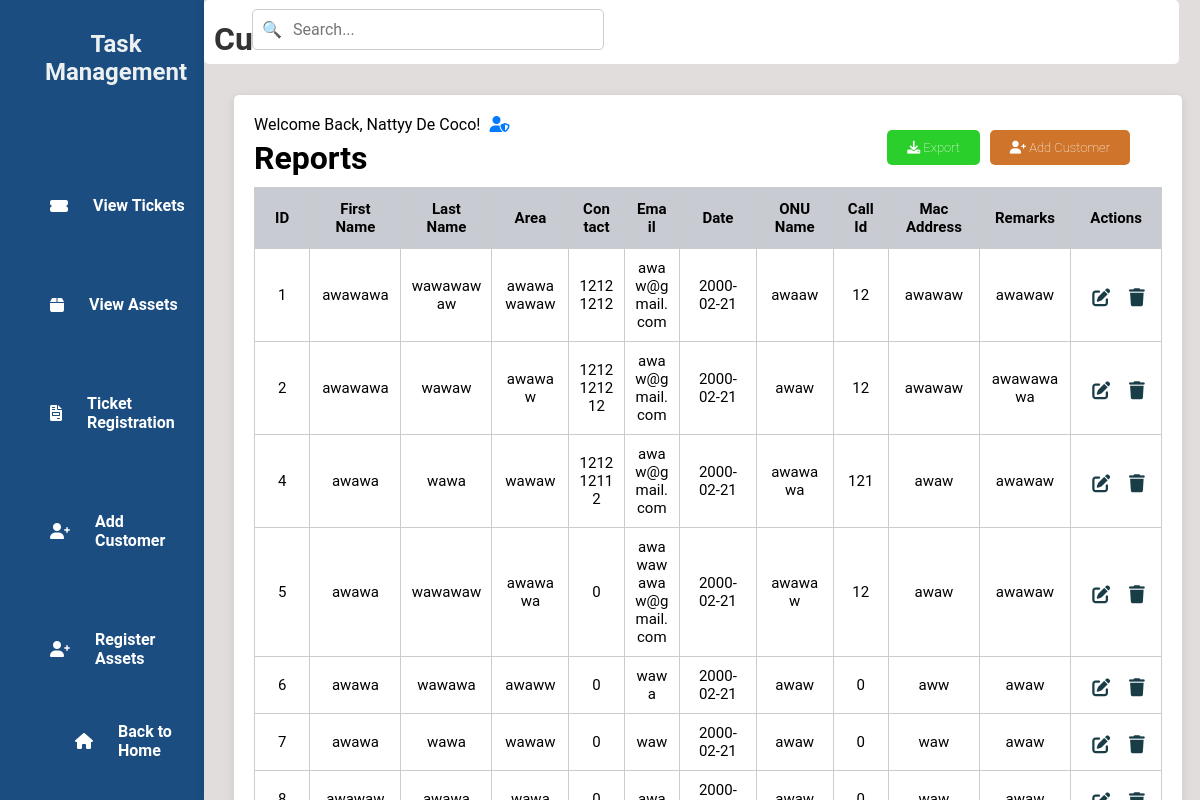
/customersT.php (signed in), run on the app's committed database.
### tables this page shows
CREATE TABLE `tbl_user` (
  `u_id` int(50) NOT NULL,
  `u_fname` varchar(200) NOT NULL,
  `u_lname` varchar(200) NOT NULL,
  `u_email` varchar(200) NOT NULL,
  `u_username` varchar(200) NOT NULL,
  `u_password` varchar(200) NOT NULL,
  `u_type` varchar(200) NOT NULL,
  `u_status` varchar(200) NOT NULL
);

CREATE TABLE `tbl_customer` (
  `c_id` int(50) NOT NULL,
  `c_fname` varchar(200) NOT NULL,
  `c_lname` varchar(200) NOT NULL,
  `c_area` varchar(200) NOT NULL,
  `c_contact` int(50) NOT NULL,
  `c_email` varchar(200) NOT NULL,
  `c_date` date NOT NULL,
  `c_onu` varchar(200) NOT NULL,
  `c_caller` int(50) NOT NULL,
  `c_address` varchar(200) NOT NULL,
  `c_rem` varchar(200) NOT NULL
);

### customersT.php (the view, shortened to what this page needs)
<?php
include 'db.php';
$firstName = '';
$userType = '';
if ($conn) {
    $sqlUser = "SELECT u_fname, u_type FROM tbl_user WHERE u_username = ?";
    $stmt = $conn->prepare($sqlUser);
    $stmt->bind_param("s", $_SESSION['username']);
    $stmt->execute();
    $resultUser = $stmt->get_result();
    if ($resultUser->num_rows > 0) {
        $row = $resultUser->fetch_assoc();
        $firstName = $row['u_fname'];
        $userType = $row['u_type'];
    }
    $limit = 10;
    $page = isset($_GET['page']) ? (int)$_GET['page'] : 1;
    $offset = ($page - 1) * $limit;
    $sql = "SELECT c_id, c_fname, c_lname, c_area, c_contact, c_email, c_date, c_onu, c_caller, c_address, c_rem
            FROM tbl_customer LIMIT ?, ?";
    $stmt = $conn->prepare($sql);
    $stmt->bind_param("ii", $offset, $limit);
    $stmt->execute();
    $result = $stmt->get_result();
} else {
    echo "Database connection failed.";
    exit();
}
?>
<!DOCTYPE html>
<html lang="en">
<head>
    <link rel="stylesheet" href="customerT.css">
    <link rel="stylesheet" href="https://cdnjs.cloudflare.com/ajax/libs/font-awesome/6.0.0-beta3/css/all.min.css">
</head>
<body>
<div class="wrapper">
    <div class="sidebar">
        <h2>Task Management</h2>
        <ul>
            <li><a href="staffD.php"><i class="fas fa-ticket-alt"></i> View Tickets</a></li>
            <li><a href="assetsT.php"><i class="fas fa-box"></i> View Assets</a></li>
            <li><a href="createTickets.php"><i class="fas fa-file-invoice"></i> Ticket Registration</a></li>
            <li><a href="addC.php"><i class="fas fa-user-plus"></i> Add Customer</a></li>
            <li><a href="portal.php"><i class="fas fa-user-plus"></i> Register Assets</a></li>
        </ul>
        <footer>
            <a href="index.php" class="back-home"><i class="fas fa-home"></i> Back to Home</a>
        </footer>
    </div>
    <div class="container">
        <div class="upper">
            <h1>Customers Info</h1>
        </div>
        <div class="search-container">
            <input type="text" class="search-bar" placeholder="Search...">
            <span class="search-icon">🔍</span>
        </div>
        <div class="table-box">
            <?php if ($userType === 'staff'): ?>
                <div class="username">
                    Welcome Back, <?php echo htmlspecialchars($firstName); ?>!
                    <i class="fas fa-user-shield admin-icon"></i>
                </div>
            <?php endif; ?>
            <h2>Reports</h2>
            <a href="addC.php" class="add-btn"><i class="fas fa-user-plus"></i> Add Customer</a>
            <a href="export.php" class="export-btn"><i class="fas fa-download"></i> Export</a>
            <table>
                <thead>
                    <tr>
                        <th>ID</th>
                        <th>First Name</th>
                        <th>Last Name</th>
                        <th>Area</th>
                        <th>Contact</th>
                        <th>Email</th>
                        <th>Date</th>
                        <th>ONU Name</th>
                        <th>Call Id</th>
                        <th>Mac Address</th>
                        <th>Remarks</th>
                        <th>Actions</th>
                    </tr>
                </thead>
                <tbody>
                    <?php
                    if ($result->num_rows > 0) {
                        while ($row = $result->fetch_assoc()) {
                            echo "<tr>
                                    <td>{$row['c_id']}</td>
                                    <td>{$row['c_fname']}</td>
                                    <td>{$row['c_lname']}</td>
                                    <td>{$row['c_area']}</td>
                                    <td>{$row['c_contact']}</td>
                                    <td>{$row['c_email']}</td>
                                    <td>{$row['c_date']}</td>
                                    <td>{$row['c_onu']}</td>
                                    <td>{$row['c_caller']}</td>
                                    <td>{$row['c_address']}</td>
                                    <td>{$row['c_rem']}</td>
                                    <td>
                                        <a href='editC.php?id={$row['c_id']}'><i class='fas fa-edit'></i></a>
                                        <a href='deleteC.php?id={$row['c_id']}'><i class='fas fa-trash'></i></a>
                                    </td>
                                  </tr>";
                        }
                    } else {
                        echo "<tr><td colspan='12'>No customers found.</td></tr>";
                    }
                    ?>
                </tbody>
            </table>
        </div>
    </div>
</div>
</body>
</html>

### customerT.css (style rules this page uses)
* { margin: 0; padding: 0; font-family: 'Roboto', sans-serif; }
body { min-height: 100vh; display: flex; align-items: center; background-color: #2d3250; }
.container { width: 85%; margin-left: 17%; padding: 20px; background-color: #e2dddd; box-shadow: 0 2px 10px rgba(0, 0, 0, 0.1); position: relative; }
.table-box { margin-top: -70px; width: 95%; padding: 20px; margin-right: 10px; margin-left: 10px; border-radius: 5px; background-color: #ffffff; box-shadow: 0 2px 10px rgba(0, 0, 0, 0.1); height: auto; overflow: hidden; }
th { position: sticky; top: 0; background-color: #f2f2f2; z-index: 10; padding: 10px; border: 1px solid #ddd; }
.table-box h2 { text-align: left; margin-top: 5px; font-size: 2rem; }
.container .upper { border-radius: 5px; margin-top: -20px; margin-left: -20px; width: 102%; height: 8vh; background-color: #ffffff; }
.upper h1 { padding-top: 20px; padding-left: 10px; text-align: left; color: #333; }
.wrapper { display: flex; height: 100vh; overflow: hidden; }
.sidebar { width: 16%; background-color: #1b4d80; padding: 20px; border-right: 1px solid #ccc; height: 100vh; position: fixed; }
.sidebar h2 { margin-top: 10px; text-align: center; color: #ecf0f1; }
.sidebar ul { list-style-type: none; padding: 0; margin-top: 100px; margin-left: 15px; margin-bottom: 30px; }
.sidebar li { margin: 60px 0; }
.sidebar a { display: flex; align-items: center; text-decoration: none; color: #ffffff; padding: 10px 15px; transition: background-color 0.3s; }
footer a { margin-bottom: 50px; }
.sidebar a i { margin-right: 25px; }
.back-home { position: absolute; bottom: 20px; left: 60px; color: #ecf0f1; text-decoration: none; display: flex; align-items: center; }
table { width: 100%; border-collapse: collapse; margin-top: 10px; table-layout: fixed; }
th, td { border: 1px solid #ccc; padding: 12px; text-align: center; font-size: 15px; white-space: normal; overflow: hidden; word-wrap: break-word; min-height: 40px; }
tr { border-bottom: 1px solid #ddd; }
td { padding: 10px; }
tr:nth-child(even) { background-color: #ffffff; }
tr:nth-child(odd) { background-color: #ffffff; }
th { background-color: #c8cbd1; color: rgb(0, 0, 0); position: sticky; top: 0; z-index: 10; }
th:nth-child(1), td:nth-child(1) { width: 5%; }
th:nth-child(2), td:nth-child(2) { width: 10%; }
th:nth-child(3), td:nth-child(3) { width: 10%; }
th:nth-child(4), td:nth-child(4) { width: 8%; }
th:nth-child(5), td:nth-child(5) { width: 5%; }
th:nth-child(6), td:nth-child(6) { width: 5%; }
th:nth-child(7), td:nth-child(7) { width: 8%; }
th:nth-child(8), td:nth-child(8) { width: 8%; }
th:nth-child(9) { width: 5%; }
th:nth-child(10), td:nth-child(10) { width: 10%; }
th:nth-child(11), td:nth-child(11) { width: 10%; }
th:nth-child(12), td:nth-child(12) { width: 10%; }
td a { text-decoration: none; color: #4CAF50; margin-right: 10px; }
th { background-color: #c8cbd1; color: rgb(0, 0, 0); }
a { display: inline-block; margin-top: 15px; text-decoration: none; color: #4CAF50; font-weight: bold; }
.add-btn { display: inline-block; background-color: #cf752b; color: white; padding: 10px 20px; border-radius: 5px; text-decoration: none; font-size: 13px; font-weight: lighter; transition: 0.3s; position: absolute; right: 70px; }
.export-btn { display: inline-block; background-color: #2bcf2b; color: white; padding: 10px 20px; border-radius: 5px; text-decoration: none; font-size: 13px; font-weight: lighter; transition: 0.3s; position: absolute; right: 220px; }
.table-box table a { font-size: 18px; color: #193d46; display: inline-flex; align-items: center; margin-right: 5px; margin-left: 10px; transition: color 0.3s; text-align: center; margin-top: 5px; }
.table-box a i { justify-content: center; }
.admin-icon { margin-left: 5px; color: #007bff; }
.search-container { position: relative; width: 300px; margin: 20px auto; top: -95px; }
.search-bar { width: 100%; padding: 10px 10px 10px 40px; border: 1px solid #ccc; border-radius: 5px; font-size: 16px; margin-left: -100%; margin-top: 20px; }
.search-icon { position: absolute; left: 10px; top: 65%; transform: translateY(-50%); color: #aaa; pointer-events: none; z-index: 1; margin-left: -100%; }

### customersT.php (style rules this page uses)
.table-box { display: flex; flex-direction: column; }
.table-box table { flex-grow: 1; margin-bottom: 10px; }

### data on the page
tbl_user: u_fname "Nattyy De Coco"
tbl_customer: c_id "1", c_fname "awawawa", c_lname "wawawawaw", c_area "awawawawaw", c_contact "12121212", c_email "awaw@gmail.com", c_date "2000-02-21", c_onu "awaaw", c_caller "12", c_address "awawaw", c_rem "awawaw"
tbl_customer: c_id "2", c_fname "awawawa", c_lname "wawaw", c_area "awawaw", c_contact "1212121212", c_email "awaw@gmail.com", c_date "2000-02-21", c_onu "awaw", c_caller "12", c_address "awawaw", c_rem "awawawawa"
tbl_customer: c_id "4", c_fname "awawa", c_lname "wawa", c_area "wawaw", c_contact "121212112", c_email "awaw@gmail.com", c_date "2000-02-21", c_onu "awawawa", c_caller "121", c_address "awaw", c_rem "awawaw"
tbl_customer: c_id "5", c_fname "awawa", c_lname "wawawaw", c_area "awawawa", c_contact "0", c_email "awawawawaw@gmail.com", c_date "2000-02-21", c_onu "awawaw", c_caller "12", c_address "awaw", c_rem "awawaw"
tbl_customer: c_id "6", c_fname "awawa", c_lname "wawawa", c_area "awaww", c_contact "0", c_email "wawa", c_date "2000-02-21", c_onu "awaw", c_caller "0", c_address "aww", c_rem "awaw"
tbl_customer: c_id "7", c_fname "awawa", c_lname "wawa", c_area "wawaw", c_contact "0", c_email "waw", c_date "2000-02-21", c_onu "awaw", c_caller "0", c_address "waw", c_rem "awaw"
